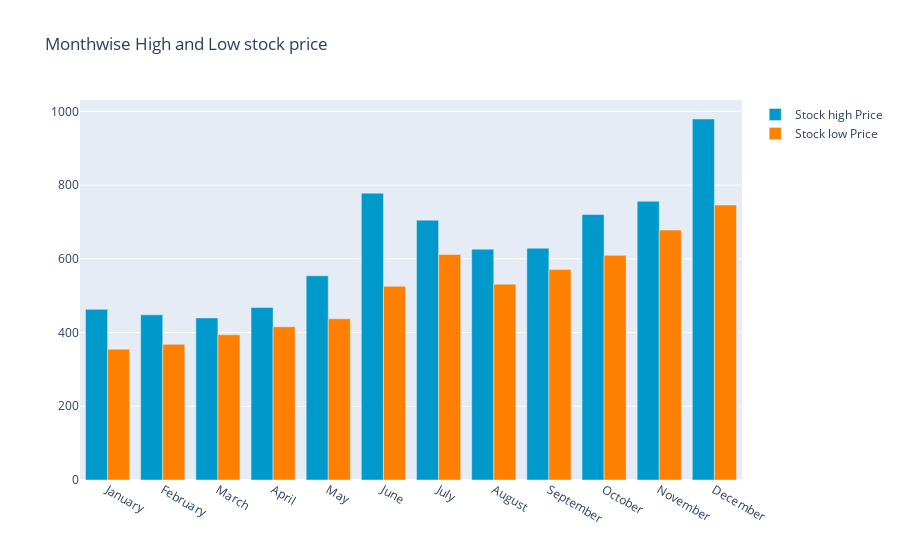

Notebook cell for this chart:
### Code cell
y_2016.groupby(y_2016['Date'].dt.strftime('%B'))['Low'].min()
monthvise_high = y_2016.groupby(maindf['Date'].dt.strftime('%B'))['High'].max()
monthvise_high = monthvise_high.reindex(new_order, axis=0)

monthvise_low = y_2016.groupby(y_2016['Date'].dt.strftime('%B'))['Low'].min()
monthvise_low = monthvise_low.reindex(new_order, axis=0)

fig = go.Figure()
fig.add_trace(go.Bar(
    x=monthvise_high.index,
    y=monthvise_high,
    name='Stock high Price',
    marker_color='rgb(0, 153, 204)'
))
fig.add_trace(go.Bar(
    x=monthvise_low.index,
    y=monthvise_low,
    name='Stock low Price',
    marker_color='rgb(255, 128, 0)'
))

fig.update_layout(barmode='group', 
                  title=' Monthwise High and Low stock price')
fig.show()

### Figure 1 — Plotly figure (JSON) as saved in the notebook; plotly's stock layout.template omitted (floating-point values rounded to 4 significant figures)
{"data": [{"marker": {"color": "rgb(0, 153, 204)"}, "name": "Stock high Price", "type": "bar", "x": ["January", "February", "March", "April", "May", "June", "July", "August", "September", "October", "November", "December"], "y": [462.9, 448.0, 439.7, 468.0, 554.0, 778.0, 705.0, 626.1, 628.8, 720.4, 756.2, 979.4]}, {"marker": {"color": "rgb(255, 128, 0)"}, "name": "Stock low Price", "type": "bar", "x": ["January", "February", "March", "April", "May", "June", "July", "August", "September", "October", "November", "December"], "y": [354.9, 368.0, 394.0, 415.8, 437.4, 525.6, 611.8, 531.3, 570.8, 609.5, 678.2, 746.0]}], "layout": {"barmode": "group", "title": {"text": " Monthwise High and Low stock price"}}}
